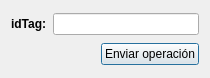
<?xml version="1.0" encoding="UTF-8"?>
<ui version="4.0">
 <class>RemoteStartTransaction</class>
 <widget class="QDialog" name="RemoteStartTransaction">
  <property name="geometry">
   <rect>
    <x>0</x>
    <y>0</y>
    <width>210</width>
    <height>78</height>
   </rect>
  </property>
  <property name="windowTitle">
   <string>Dialog</string>
  </property>
  <layout class="QVBoxLayout" name="verticalLayout">
   <item>
    <layout class="QHBoxLayout" name="horizontalLayout">
     <item>
      <widget class="QLabel" name="label">
       <property name="font">
        <font>
         <bold>true</bold>
        </font>
       </property>
       <property name="text">
        <string>idTag:</string>
       </property>
      </widget>
     </item>
     <item>
      <widget class="QLineEdit" name="lineEdit"/>
     </item>
    </layout>
   </item>
   <item>
    <layout class="QHBoxLayout" name="horizontalLayout_2">
     <item>
      <spacer name="horizontalSpacer">
       <property name="orientation">
        <enum>Qt::Orientation::Horizontal</enum>
       </property>
       <property name="sizeHint" stdset="0">
        <size>
         <width>40</width>
         <height>20</height>
        </size>
       </property>
      </spacer>
     </item>
     <item>
      <widget class="QPushButton" name="pushButton">
       <property name="text">
        <string>Enviar operación</string>
       </property>
      </widget>
     </item>
    </layout>
   </item>
  </layout>
 </widget>
 <resources/>
 <connections/>
</ui>
